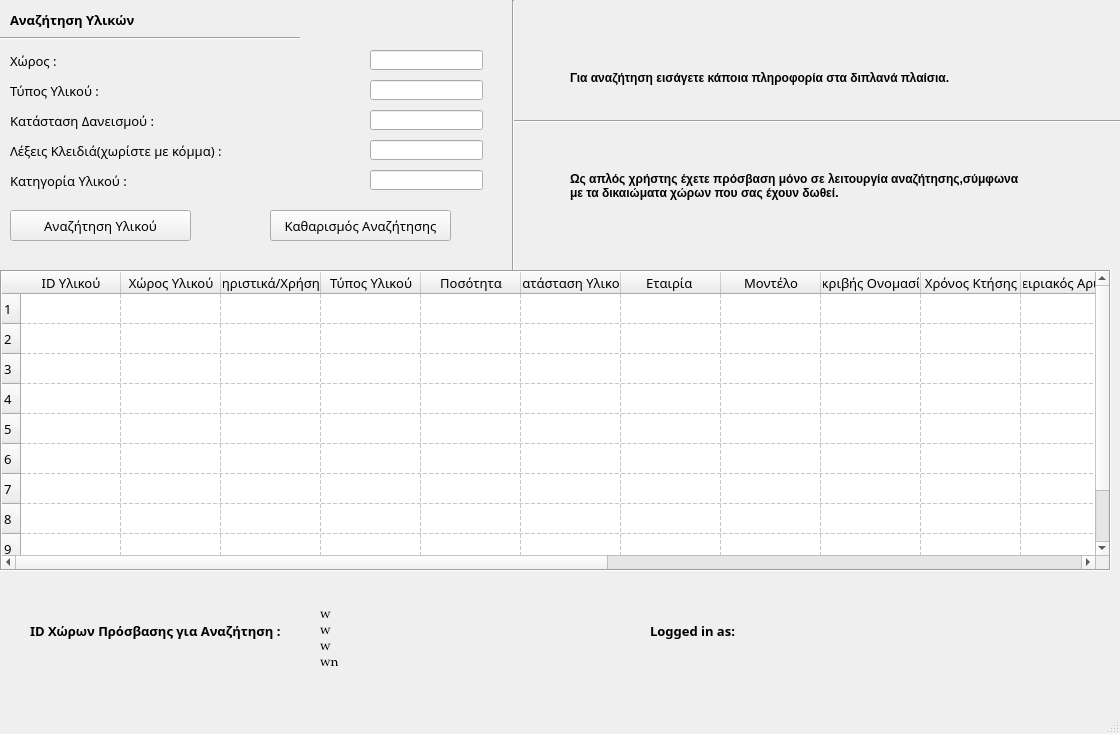
<?xml version="1.0" encoding="UTF-8"?>
<ui version="4.0">
 <class>User</class>
 <widget class="QMainWindow" name="User">
  <property name="geometry">
   <rect>
    <x>0</x>
    <y>0</y>
    <width>1120</width>
    <height>734</height>
   </rect>
  </property>
  <property name="minimumSize">
   <size>
    <width>1120</width>
    <height>734</height>
   </size>
  </property>
  <property name="maximumSize">
   <size>
    <width>1120</width>
    <height>734</height>
   </size>
  </property>
  <property name="font">
   <font>
    <family>Algerian</family>
   </font>
  </property>
  <property name="windowTitle">
   <string>User Access</string>
  </property>
  <property name="windowIcon">
   <iconset>
    <normaloff>../media/user.png</normaloff>../media/user.png</iconset>
  </property>
  <widget class="QWidget" name="centralwidget">
   <widget class="QLabel" name="logged_in_as_label">
    <property name="geometry">
     <rect>
      <x>650</x>
      <y>620</y>
      <width>121</width>
      <height>21</height>
     </rect>
    </property>
    <property name="font">
     <font>
      <family>Myriad Pro</family>
      <pointsize>10</pointsize>
      <weight>75</weight>
      <italic>false</italic>
      <bold>true</bold>
      <underline>false</underline>
      <strikeout>false</strikeout>
      <kerning>false</kerning>
     </font>
    </property>
    <property name="text">
     <string>Logged in as:</string>
    </property>
   </widget>
   <widget class="QLabel" name="User_name_Label">
    <property name="geometry">
     <rect>
      <x>800</x>
      <y>620</y>
      <width>251</width>
      <height>21</height>
     </rect>
    </property>
    <property name="font">
     <font>
      <family>Palatino Linotype</family>
      <pointsize>10</pointsize>
      <weight>50</weight>
      <bold>false</bold>
     </font>
    </property>
    <property name="text">
     <string/>
    </property>
    <property name="scaledContents">
     <bool>false</bool>
    </property>
    <property name="alignment">
     <set>Qt::AlignLeading|Qt::AlignLeft|Qt::AlignVCenter</set>
    </property>
    <property name="wordWrap">
     <bool>false</bool>
    </property>
   </widget>
   <widget class="QTableWidget" name="equipment_table">
    <property name="enabled">
     <bool>true</bool>
    </property>
    <property name="geometry">
     <rect>
      <x>0</x>
      <y>270</y>
      <width>1111</width>
      <height>301</height>
     </rect>
    </property>
    <property name="maximumSize">
     <size>
      <width>16777215</width>
      <height>16777215</height>
     </size>
    </property>
    <property name="font">
     <font>
      <family>Myriad Pro Light</family>
      <pointsize>10</pointsize>
      <weight>50</weight>
      <bold>false</bold>
      <strikeout>false</strikeout>
      <kerning>true</kerning>
     </font>
    </property>
    <property name="cursor" stdset="0">
     <cursorShape>ArrowCursor</cursorShape>
    </property>
    <property name="tabletTracking">
     <bool>false</bool>
    </property>
    <property name="focusPolicy">
     <enum>Qt::ClickFocus</enum>
    </property>
    <property name="contextMenuPolicy">
     <enum>Qt::DefaultContextMenu</enum>
    </property>
    <property name="autoFillBackground">
     <bool>false</bool>
    </property>
    <property name="frameShape">
     <enum>QFrame::Box</enum>
    </property>
    <property name="frameShadow">
     <enum>QFrame::Sunken</enum>
    </property>
    <property name="verticalScrollBarPolicy">
     <enum>Qt::ScrollBarAsNeeded</enum>
    </property>
    <property name="horizontalScrollBarPolicy">
     <enum>Qt::ScrollBarAsNeeded</enum>
    </property>
    <property name="sizeAdjustPolicy">
     <enum>QAbstractScrollArea::AdjustToContents</enum>
    </property>
    <property name="editTriggers">
     <set>QAbstractItemView::NoEditTriggers</set>
    </property>
    <property name="defaultDropAction">
     <enum>Qt::IgnoreAction</enum>
    </property>
    <property name="alternatingRowColors">
     <bool>false</bool>
    </property>
    <property name="selectionMode">
     <enum>QAbstractItemView::NoSelection</enum>
    </property>
    <property name="selectionBehavior">
     <enum>QAbstractItemView::SelectRows</enum>
    </property>
    <property name="showGrid">
     <bool>true</bool>
    </property>
    <property name="gridStyle">
     <enum>Qt::DashLine</enum>
    </property>
    <property name="sortingEnabled">
     <bool>false</bool>
    </property>
    <property name="wordWrap">
     <bool>false</bool>
    </property>
    <property name="rowCount">
     <number>10</number>
    </property>
    <property name="columnCount">
     <number>18</number>
    </property>
    <attribute name="horizontalHeaderCascadingSectionResizes">
     <bool>false</bool>
    </attribute>
    <attribute name="horizontalHeaderMinimumSectionSize">
     <number>39</number>
    </attribute>
    <attribute name="verticalHeaderStretchLastSection">
     <bool>false</bool>
    </attribute>
    <row/>
    <row/>
    <row/>
    <row/>
    <row/>
    <row/>
    <row/>
    <row/>
    <row/>
    <row/>
    <column>
     <property name="text">
      <string>ID Υλικού</string>
     </property>
    </column>
    <column>
     <property name="text">
      <string>Χώρος Υλικού</string>
     </property>
    </column>
    <column>
     <property name="text">
      <string>Χαρακτηριστικά/Χρήση Υλικού</string>
     </property>
    </column>
    <column>
     <property name="text">
      <string>Τύπος Υλικού</string>
     </property>
    </column>
    <column>
     <property name="text">
      <string>Ποσότητα</string>
     </property>
    </column>
    <column>
     <property name="text">
      <string>Κατάσταση Υλικού</string>
     </property>
    </column>
    <column>
     <property name="text">
      <string>Εταιρία </string>
     </property>
    </column>
    <column>
     <property name="text">
      <string>Μοντέλο</string>
     </property>
    </column>
    <column>
     <property name="text">
      <string>Ακριβής Ονομασία</string>
     </property>
    </column>
    <column>
     <property name="text">
      <string>Χρόνος Κτήσης</string>
     </property>
    </column>
    <column>
     <property name="text">
      <string>Σειριακός Αριθμός</string>
     </property>
    </column>
    <column>
     <property name="text">
      <string>Σκοπός Χρήσης</string>
     </property>
    </column>
    <column>
     <property name="text">
      <string>Βάρος</string>
     </property>
    </column>
    <column>
     <property name="text">
      <string>Διαθεσιμότητα</string>
     </property>
    </column>
    <column>
     <property name="text">
      <string>Δ.Μετακίνησης</string>
     </property>
    </column>
    <column>
     <property name="text">
      <string>Κατάσταση Δανεισμού</string>
     </property>
    </column>
    <column>
     <property name="text">
      <string>Κατηγορία</string>
     </property>
    </column>
    <column>
     <property name="text">
      <string>Υποκατηγορίες</string>
     </property>
    </column>
    <item row="0" column="0">
     <property name="text">
      <string notr="true"/>
     </property>
    </item>
   </widget>
   <widget class="QLabel" name="search_label">
    <property name="geometry">
     <rect>
      <x>10</x>
      <y>10</y>
      <width>211</width>
      <height>20</height>
     </rect>
    </property>
    <property name="font">
     <font>
      <pointsize>10</pointsize>
      <weight>75</weight>
      <bold>true</bold>
      <underline>false</underline>
     </font>
    </property>
    <property name="text">
     <string>Αναζήτηση Υλικών</string>
    </property>
   </widget>
   <widget class="Line" name="line_2">
    <property name="geometry">
     <rect>
      <x>0</x>
      <y>30</y>
      <width>300</width>
      <height>16</height>
     </rect>
    </property>
    <property name="orientation">
     <enum>Qt::Horizontal</enum>
    </property>
   </widget>
   <widget class="QLabel" name="label_search_xwrou">
    <property name="geometry">
     <rect>
      <x>10</x>
      <y>50</y>
      <width>91</width>
      <height>21</height>
     </rect>
    </property>
    <property name="font">
     <font>
      <family>Myriad Pro Light</family>
      <pointsize>10</pointsize>
      <weight>50</weight>
      <bold>false</bold>
     </font>
    </property>
    <property name="text">
     <string>Χώρος :</string>
    </property>
   </widget>
   <widget class="QLabel" name="label_search_yliko">
    <property name="geometry">
     <rect>
      <x>10</x>
      <y>80</y>
      <width>151</width>
      <height>21</height>
     </rect>
    </property>
    <property name="font">
     <font>
      <pointsize>10</pointsize>
     </font>
    </property>
    <property name="text">
     <string>Τύπος Υλικού :</string>
    </property>
   </widget>
   <widget class="QLabel" name="label_search_daneismos">
    <property name="geometry">
     <rect>
      <x>10</x>
      <y>110</y>
      <width>241</width>
      <height>21</height>
     </rect>
    </property>
    <property name="font">
     <font>
      <pointsize>10</pointsize>
     </font>
    </property>
    <property name="text">
     <string>Κατάσταση Δανεισμού :</string>
    </property>
   </widget>
   <widget class="QLabel" name="label_search_keywords">
    <property name="geometry">
     <rect>
      <x>10</x>
      <y>140</y>
      <width>301</width>
      <height>21</height>
     </rect>
    </property>
    <property name="font">
     <font>
      <pointsize>10</pointsize>
     </font>
    </property>
    <property name="text">
     <string>Λέξεις Κλειδιά(χωρίστε με κόμμα) :</string>
    </property>
   </widget>
   <widget class="QLabel" name="label_search_katigoria_ylikou">
    <property name="geometry">
     <rect>
      <x>10</x>
      <y>170</y>
      <width>171</width>
      <height>21</height>
     </rect>
    </property>
    <property name="font">
     <font>
      <pointsize>10</pointsize>
     </font>
    </property>
    <property name="text">
     <string>Κατηγορία Υλικού :</string>
    </property>
   </widget>
   <widget class="QLineEdit" name="search_xwrou_input">
    <property name="geometry">
     <rect>
      <x>370</x>
      <y>50</y>
      <width>113</width>
      <height>20</height>
     </rect>
    </property>
    <property name="font">
     <font>
      <family>Arial</family>
      <pointsize>8</pointsize>
      <weight>50</weight>
      <bold>false</bold>
     </font>
    </property>
    <property name="text">
     <string/>
    </property>
   </widget>
   <widget class="QLineEdit" name="search_ylikou_input">
    <property name="geometry">
     <rect>
      <x>370</x>
      <y>80</y>
      <width>113</width>
      <height>20</height>
     </rect>
    </property>
    <property name="font">
     <font>
      <family>Arial</family>
      <pointsize>8</pointsize>
      <weight>50</weight>
      <bold>false</bold>
     </font>
    </property>
    <property name="text">
     <string/>
    </property>
   </widget>
   <widget class="QLineEdit" name="search_daneismou_input">
    <property name="geometry">
     <rect>
      <x>370</x>
      <y>110</y>
      <width>113</width>
      <height>20</height>
     </rect>
    </property>
    <property name="font">
     <font>
      <family>Arial</family>
      <pointsize>8</pointsize>
      <weight>50</weight>
      <bold>false</bold>
     </font>
    </property>
   </widget>
   <widget class="QLineEdit" name="search_keywords_input">
    <property name="geometry">
     <rect>
      <x>370</x>
      <y>140</y>
      <width>113</width>
      <height>20</height>
     </rect>
    </property>
    <property name="font">
     <font>
      <family>Arial</family>
      <pointsize>8</pointsize>
      <weight>50</weight>
      <bold>false</bold>
     </font>
    </property>
    <property name="text">
     <string/>
    </property>
   </widget>
   <widget class="QLineEdit" name="search_katigoria_input">
    <property name="geometry">
     <rect>
      <x>370</x>
      <y>170</y>
      <width>113</width>
      <height>20</height>
     </rect>
    </property>
    <property name="font">
     <font>
      <family>Arial</family>
      <pointsize>8</pointsize>
      <weight>50</weight>
      <bold>false</bold>
     </font>
    </property>
   </widget>
   <widget class="QPushButton" name="equipment_search_button">
    <property name="geometry">
     <rect>
      <x>10</x>
      <y>210</y>
      <width>181</width>
      <height>31</height>
     </rect>
    </property>
    <property name="font">
     <font>
      <pointsize>10</pointsize>
     </font>
    </property>
    <property name="text">
     <string>Αναζήτηση Υλικού</string>
    </property>
   </widget>
   <widget class="QLabel" name="equip_search_info_label">
    <property name="geometry">
     <rect>
      <x>570</x>
      <y>70</y>
      <width>521</width>
      <height>16</height>
     </rect>
    </property>
    <property name="font">
     <font>
      <family>MS Shell Dlg 2</family>
      <pointsize>9</pointsize>
      <weight>75</weight>
      <bold>true</bold>
     </font>
    </property>
    <property name="text">
     <string>Για αναζήτηση εισάγετε κάποια πληροφορία στα διπλανά πλαίσια.</string>
    </property>
   </widget>
   <widget class="QPushButton" name="equipment_search_button_2">
    <property name="geometry">
     <rect>
      <x>270</x>
      <y>210</y>
      <width>181</width>
      <height>31</height>
     </rect>
    </property>
    <property name="font">
     <font>
      <pointsize>10</pointsize>
     </font>
    </property>
    <property name="text">
     <string>Καθαρισμός Αναζήτησης</string>
    </property>
   </widget>
   <widget class="QLabel" name="search_access_ids_label">
    <property name="geometry">
     <rect>
      <x>30</x>
      <y>620</y>
      <width>281</width>
      <height>21</height>
     </rect>
    </property>
    <property name="font">
     <font>
      <family>Myriad Pro</family>
      <pointsize>10</pointsize>
      <weight>75</weight>
      <italic>false</italic>
      <bold>true</bold>
      <underline>false</underline>
      <strikeout>false</strikeout>
      <kerning>false</kerning>
     </font>
    </property>
    <property name="text">
     <string>ID Χώρων Πρόσβασης για Αναζήτηση :</string>
    </property>
   </widget>
   <widget class="QLabel" name="access_ids_string_label">
    <property name="geometry">
     <rect>
      <x>320</x>
      <y>560</y>
      <width>141</width>
      <height>141</height>
     </rect>
    </property>
    <property name="font">
     <font>
      <family>Palatino Linotype</family>
      <pointsize>10</pointsize>
      <weight>50</weight>
      <bold>false</bold>
     </font>
    </property>
    <property name="text">
     <string>

w
w
w
wn
</string>
    </property>
    <property name="scaledContents">
     <bool>false</bool>
    </property>
    <property name="alignment">
     <set>Qt::AlignLeading|Qt::AlignLeft|Qt::AlignVCenter</set>
    </property>
    <property name="wordWrap">
     <bool>false</bool>
    </property>
   </widget>
   <widget class="QLabel" name="label">
    <property name="geometry">
     <rect>
      <x>570</x>
      <y>160</y>
      <width>481</width>
      <height>51</height>
     </rect>
    </property>
    <property name="font">
     <font>
      <family>MS Shell Dlg 2</family>
      <pointsize>9</pointsize>
      <weight>75</weight>
      <bold>true</bold>
     </font>
    </property>
    <property name="text">
     <string>Ως απλός χρήστης έχετε πρόσβαση μόνο σε λειτουργία αναζήτησης,σύμφωνα 
με τα δικαιώματα χώρων που σας έχουν δωθεί.</string>
    </property>
   </widget>
   <widget class="Line" name="line">
    <property name="geometry">
     <rect>
      <x>512</x>
      <y>120</y>
      <width>734</width>
      <height>3</height>
     </rect>
    </property>
    <property name="orientation">
     <enum>Qt::Horizontal</enum>
    </property>
   </widget>
   <widget class="Line" name="line_3">
    <property name="geometry">
     <rect>
      <x>503</x>
      <y>0</y>
      <width>20</width>
      <height>271</height>
     </rect>
    </property>
    <property name="orientation">
     <enum>Qt::Vertical</enum>
    </property>
   </widget>
  </widget>
  <widget class="QMenuBar" name="menubar">
   <property name="geometry">
    <rect>
     <x>0</x>
     <y>0</y>
     <width>1120</width>
     <height>21</height>
    </rect>
   </property>
  </widget>
  <widget class="QStatusBar" name="statusbar"/>
 </widget>
 <resources/>
 <connections/>
</ui>
